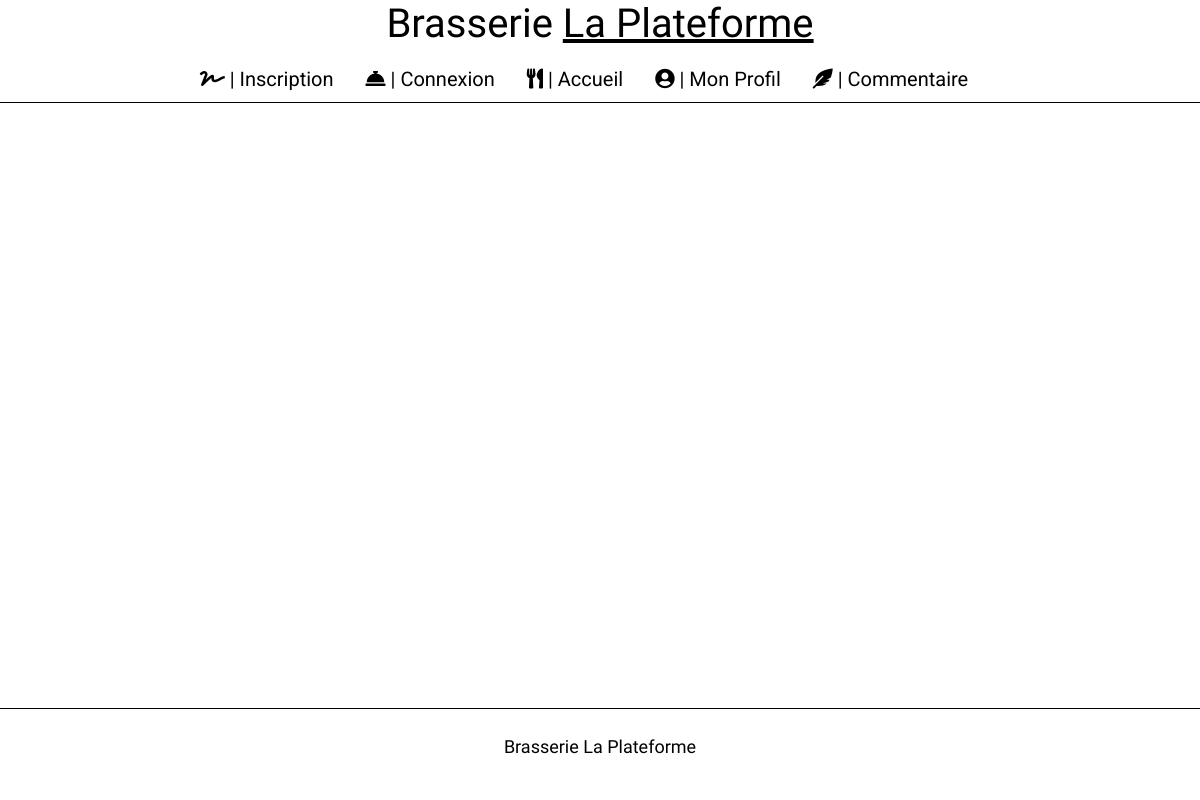
/php/livre-or.php, run on an earlier commit of the app's database.
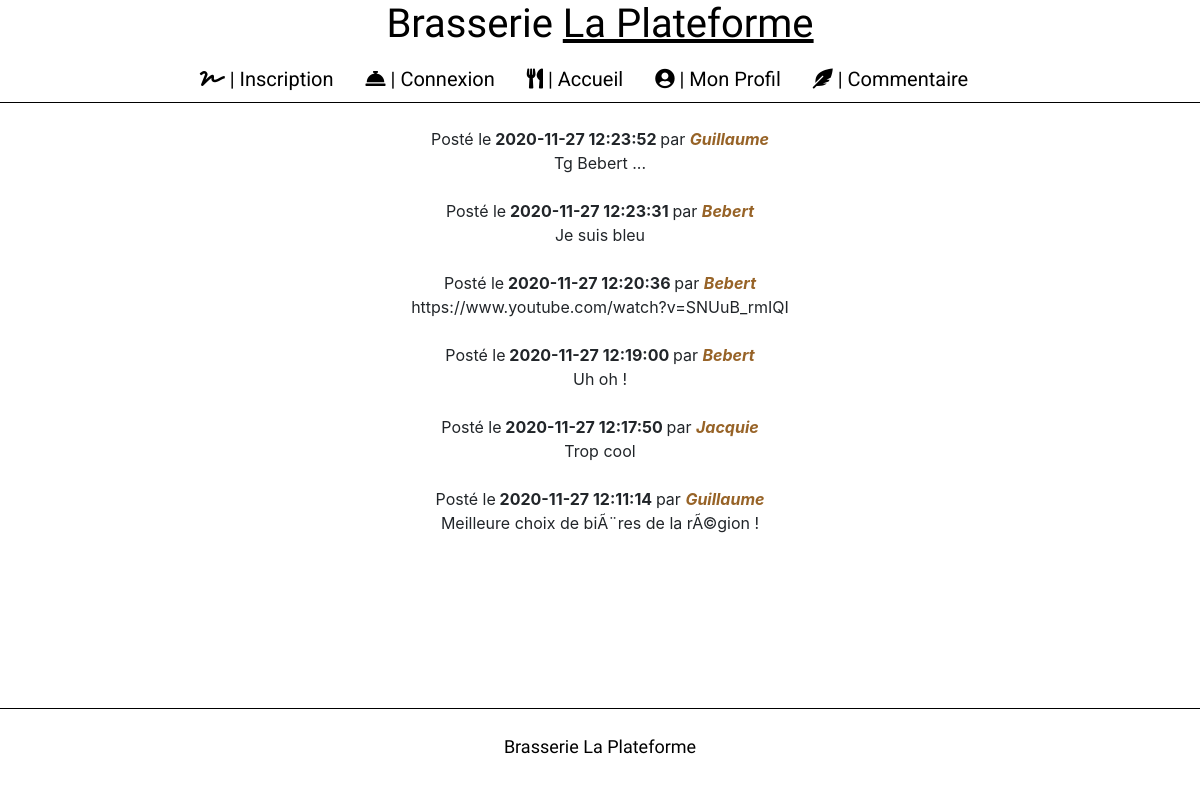
And on a later commit of the database.
### tables this page shows
CREATE TABLE IF NOT EXISTS `commentaires` (
  `id` int(11) NOT NULL AUTO_INCREMENT,
  `commentaire` text NOT NULL,
  `id_utilisateur` int(11) NOT NULL,
  `date` datetime NOT NULL,
  PRIMARY KEY (`id`)
);

CREATE TABLE IF NOT EXISTS `utilisateurs` (
  `id` int(11) NOT NULL AUTO_INCREMENT,
  `login` varchar(255) NOT NULL,
  `password` varchar(255) NOT NULL,
  PRIMARY KEY (`id`)
);

### php/livre-or.php (the view, shortened to what this page needs)
<?php
$db = mysqli_connect ('localhost', 'root', '', 'livreor');
?>
<!DOCTYPE html>
<html lang="fr">
<head>
    <link rel="stylesheet" href="../css/livre-or.css">
    <link rel="stylesheet" href="../css/bootstrap.min.css">
    <link rel="stylesheet" href="https://cdnjs.cloudflare.com/ajax/libs/font-awesome/5.14.0/css/all.min.css">
</head>
<body>
    <header>
        <h1><span class="title">Brasserie <u>La Plateforme</u></span></h1>
        <nav>
            <ul class="nav justify-content-center nav-head">
                <li class="nav-item"><a class="nav-link" href="inscription.php"><?php if (!isset($_SESSION['login'])){ echo '<i class="fas fa-signature"></i> | Inscription';}?></a></li>
                <li class="nav-item"><a class="nav-link" href="connexion.php"><?php if (!isset($_SESSION['login'])){ echo '<i class="fas fa-concierge-bell"></i> | Connexion';}?></a></li>
                <li class="nav-item"><a class="nav-link" href="../index.php"><i class="fas fa-utensils"></i> | Accueil</a></li>
                <li class="nav-item"><a class="nav-link" href="profil.php"><i class="fas fa-user-circle"></i> | Mon Profil</a></li>
                <li class="nav-item"><a class="nav-link" href="commentaire.php"><i class="fas fa-feather-alt"></i> | Commentaire</a></li>
                <li class="nav-item"><a class="nav-link"></a></li>
            </ul>
        </nav>
    </header>
    <main>
    <?php
        $check_comments = mysqli_query($db,"SELECT u.login, c.date, c.commentaire FROM utilisateurs AS u INNER JOIN commentaires AS c WHERE c.id_utilisateur = u.id ORDER BY c.date DESC");
        while($comments_list = mysqli_fetch_assoc($check_comments)){
            echo "<table><tr><td>Posté le<b> " . htmlspecialchars($comments_list['date']) . " </b>par <i><b><span class='nom-com'>" . htmlspecialchars($comments_list['login']) . "</b></i></td></tr><br /><tr><td>" . htmlspecialchars($comments_list['commentaire']) . "</td></tr></table>";
        }
    ?>
    </main>
    <footer>
        <section class="text-center py-4">
            <p><span class='title'>Brasserie La Plateforme</span></p>
        </section>
    </footer>
</body>
</html

### css/livre-or.css (style rules this page uses)
* { margin: 0; padding: 0; box-sizing: border-box; }
html { scroll-behavior: smooth; }
body { background-image: url(../images/book-bg.jpg); background-repeat: no-repeat; background-size: 40%; }
header { position: sticky; top: 0; left: 0; right: 0; font-family: 'Roboto', sans-serif; text-align: center; background-color: white; border-bottom: black solid 1px; color: black; }
.title { font-family: 'Dancing Script', cursive; }
li a { transition: all 0.3s ease 0.3s; text-decoration: none; font-size: 20px; color: black; }
main { text-align: center; text-overflow: auto; overflow: auto; }
table { margin: auto; }
.nom-com { color: rgb(151, 99, 39); }
footer { color: black; border-top: black solid 1px; font-size: 18px; background-color: white; position: fixed; bottom: 0; left: 0; right: 0; }

What changed in the data, as far as the page shows it:
added commentaires: date "2020-11-27 12:23:52", id_utilisateur.login "Guillaume", commentaire "Tg Bebert ..."
added commentaires: date "2020-11-27 12:23:31", id_utilisateur.login "Bebert", commentaire "Je suis bleu"
added commentaires: date "2020-11-27 12:20:36", id_utilisateur.login "Bebert", commentaire "https://www.youtube.com/watch?v=SNUuB_rmIQI"
added commentaires: date "2020-11-27 12:19:00", id_utilisateur.login "Bebert", commentaire "Uh oh !"
added commentaires: date "2020-11-27 12:17:50", id_utilisateur.login "Jacquie", commentaire "Trop cool"
added commentaires: date "2020-11-27 12:11:14", id_utilisateur.login "Guillaume", commentaire "Meilleure choix de biÃ¨res de la rÃ©gion !"
